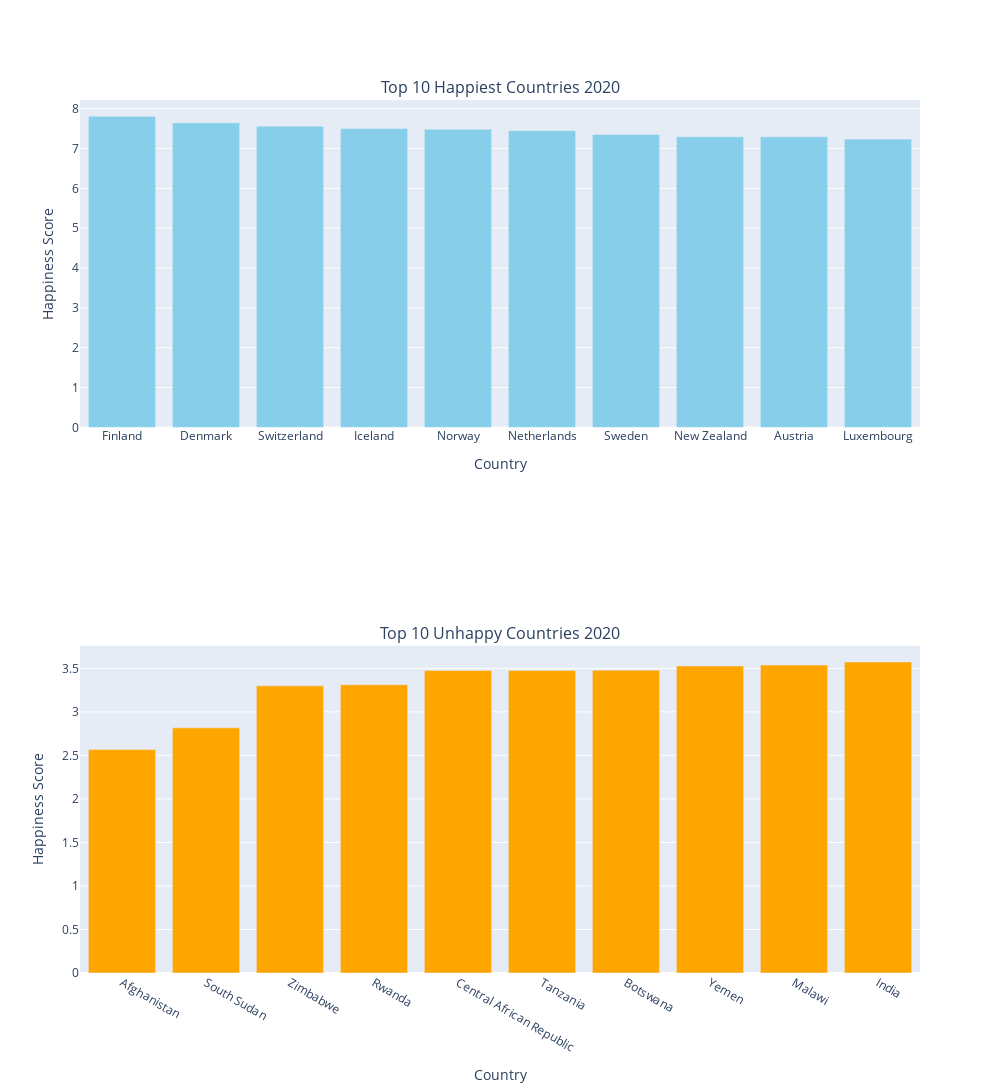

Here is the notebook cell this chart was saved with:
### Code cell
# Select the top 10 and lowest 10 rows based on the "Happiness score" column
plt.rcParams["figure.figsize"]=(10,7)
top_10_ranking = Report_2020.nlargest(10, 'Happiness score')
lowest_10_ranking = Report_2020.nsmallest(10, 'Happiness score')

fig = sp.make_subplots(rows=2, cols=1, subplot_titles=['Top 10 Happiest Countries 2020', 'Top 10 Unhappy Countries 2020'])

fig.add_trace(go.Bar(x=top_10_ranking['Country name'], y=top_10_ranking['Happiness score'],
                     marker=dict(color='skyblue'), name='Happiness Score'), row=1, col=1)

fig.add_trace(go.Bar(x=lowest_10_ranking['Country name'], y=lowest_10_ranking['Happiness score'],
                     marker=dict(color='orange'), name='Happiness Score'), row=2, col=1)

# Update layout
fig.update_layout(height=1200, width=1000, showlegend=False)

# Update axes labels and titles
fig.update_xaxes(title_text='Country', row=1, col=1)
fig.update_xaxes(title_text='Country', row=2, col=1)
fig.update_yaxes(title_text='Happiness Score', row=1, col=1)
fig.update_yaxes(title_text='Happiness Score', row=2, col=1)

# Show the plot
fig.show()

### Figure 1 — Plotly figure (JSON) as saved in the notebook; plotly's stock layout.template omitted (floating-point values rounded to 4 significant figures)
{"data": [{"marker": {"color": "skyblue"}, "name": "Happiness Score", "type": "bar", "x": ["Finland", "Denmark", "Switzerland", "Iceland", "Norway", "Netherlands", "Sweden", "New Zealand", "Austria", "Luxembourg"], "xaxis": "x", "y": [7.809, 7.646, 7.56, 7.504, 7.488, 7.449, 7.353, 7.3, 7.294, 7.238], "yaxis": "y"}, {"marker": {"color": "orange"}, "name": "Happiness Score", "type": "bar", "x": ["Afghanistan", "South Sudan", "Zimbabwe", "Rwanda", "Central African Republic", "Tanzania", "Botswana", "Yemen", "Malawi", "India"], "xaxis": "x2", "y": [2.567, 2.817, 3.299, 3.312, 3.476, 3.476, 3.479, 3.527, 3.538, 3.573], "yaxis": "y2"}], "layout": {"annotations": [{"font": {"size": 16}, "showarrow": false, "text": "Top 10 Happiest Countries 2020", "x": 0.5, "xanchor": "center", "xref": "paper", "y": 1, "yanchor": "bottom", "yref": "paper"}, {"font": {"size": 16}, "showarrow": false, "text": "Top 10 Unhappy Countries 2020", "x": 0.5, "xanchor": "center", "xref": "paper", "y": 0.375, "yanchor": "bottom", "yref": "paper"}], "height": 1200, "showlegend": false, "width": 1000, "xaxis": {"anchor": "y", "domain": [0, 1], "title": {"text": "Country"}}, "xaxis2": {"anchor": "y2", "domain": [0, 1], "title": {"text": "Country"}}, "yaxis": {"anchor": "x", "domain": [0.625, 1], "title": {"text": "Happiness Score"}}, "yaxis2": {"anchor": "x2", "domain": [0, 0.375], "title": {"text": "Happiness Score"}}}}
